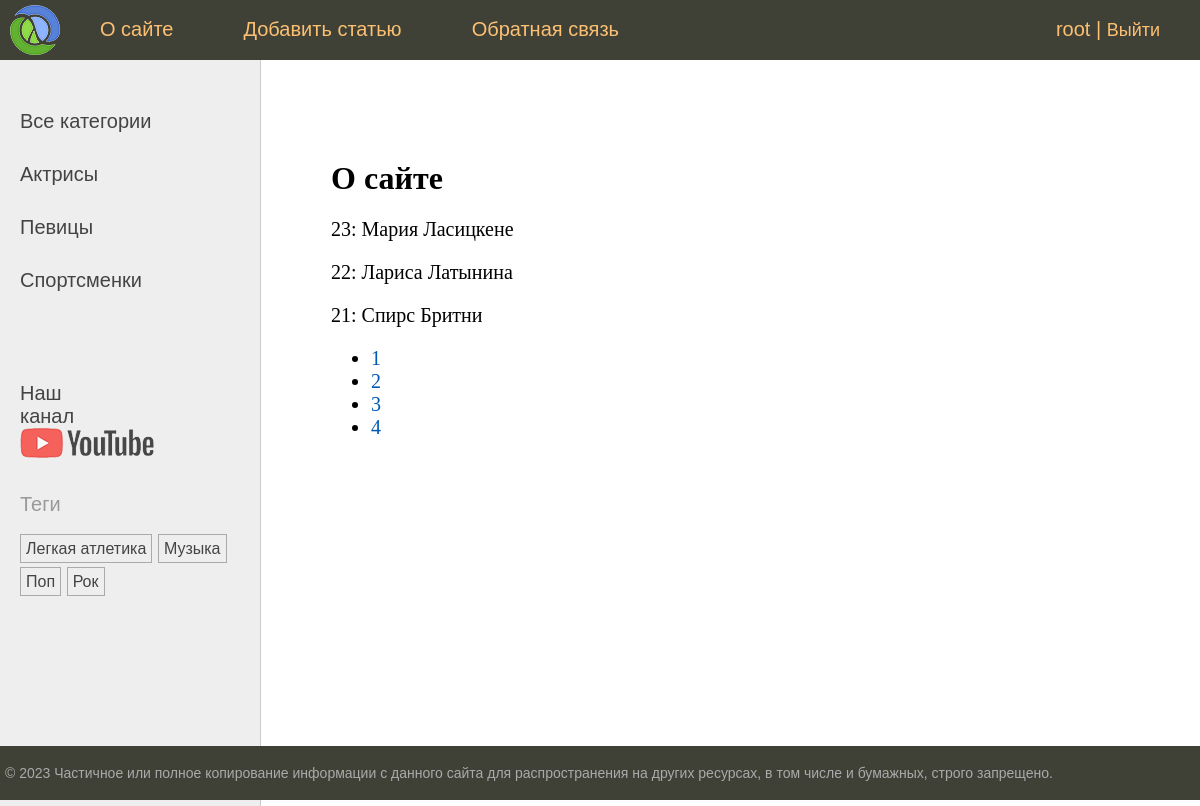
The page /about/ (signed in) on the database as committed earlier.
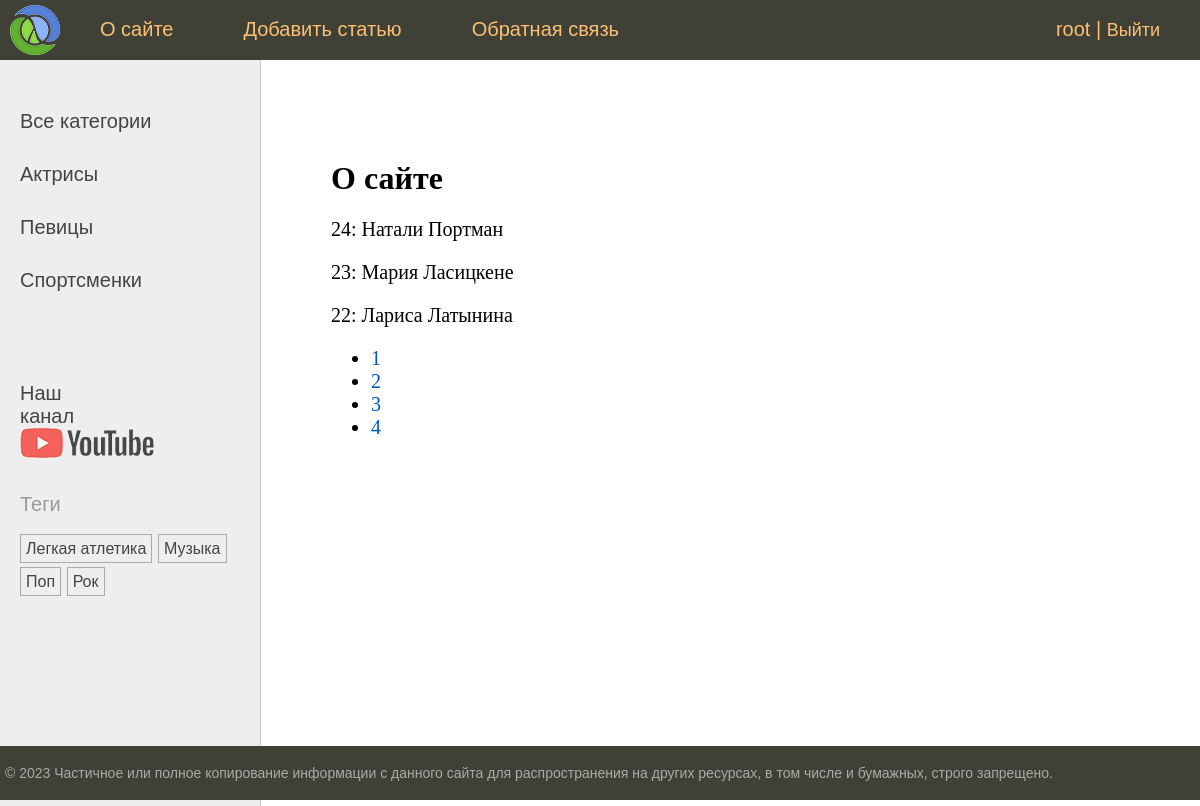
The same page on the database as committed later.
### women/models.py (models this page shows, shortened)
class Category(models.Model):
    name = models.CharField(
        max_length=100,
        db_index=True,
        verbose_name='Категория'
    )
    slug = models.SlugField(
        max_length=255,
        unique=True,
        db_index=True,
        verbose_name='Slug'
    )
    class Meta:
        verbose_name = 'Категория'
        verbose_name_plural = 'Категории'
    def get_absolute_url(self):
        return reverse("category", kwargs={"cat_slug": self.slug})

class TagPost(models.Model):
    tag = models.CharField(
        max_length=100,
        db_index=True
    )
    slug = models.SlugField(
        max_length=255,
        unique=True,
        db_index=True
    )
    def get_absolute_url(self):
        return reverse('tag', kwargs={'tag_slug': self.slug})

class Women(models.Model):
    class Status(models.IntegerChoices):
        DRAFT = (0, 'Черновик',)
        PUBLISHED = (1, 'Опубликована',)
    title = models.CharField(
        max_length=255,
        verbose_name='Заголовок'
    )
    slug = models.SlugField(
        max_length=255,
        unique=True,
        db_index=True,
        verbose_name='Slug',
        validators=[
            MinLengthValidator(
                limit_value=5,
                message="Минимум 5 символов"
            ),
            MaxLengthValidator(
                limit_value=100,
                message="Максимум 100 символов"
            ),
        ],
    )
    photos = models.ImageField(
        upload_to="photos/%Y/%m/%d/",
        default=None,
        blank=True,
        null=True,
        verbose_name="Фото"
    )
    content = models.TextField(
        blank=True,
        verbose_name='Текст статьи'
    )
    time_create = models.DateTimeField(
        auto_now_add=True,
        verbose_name='Время создания'
    )
    time_update = models.DateTimeField(
        auto_now=True,
        verbose_name='Время обновления'
    )
    is_published = models.BooleanField(
        choices=tuple(map(lambda x: (bool(x[0]), x[1]), Status.choices)),
        default=Status.PUBLISHED,
        verbose_name='Статус'
    )
    cat = models.ForeignKey(
        'Category',
        on_delete=models.PROTECT,
        related_name='posts',
        verbose_name='Категория'
    )
    tags = models.ManyToManyField(
        'TagPost',
        blank=True,
        related_name='tags',
        verbose_name='Теги'
    )
    husband = models.OneToOneField(
        'Husband',
        on_delete=models.SET_NULL,
        null=True,
        blank=True,
        related_name='wom',
        verbose_name='Муж'
    )
    author = models.ForeignKey(
        get_user_model(),
        on_delete=models.SET_NULL,
        related_name="posts",
        null=True,
        default=None
    )
    objects = models.Manager()
    published = PublishedManager()
    class Meta:
        verbose_name = 'Известные женщины'
        verbose_name_plural = 'Известные женщины'
        ordering = ['-time_create']
        indexes = [
            models.Index(fields=['-time_create'])
        ]

### women/views.py (the view)
# urls.py: path('about/', views.about, name='about'),
@login_required
def about(request: HttpRequest):
    contact_list = Women.objects.all()
    paginator = Paginator(contact_list, 3)
    page_number = request.GET.get("page")
    page_obj = paginator.get_page(page_number)
    return render(request, 'women/about.html', {
        "title": "О сайте",
        "page_obj": page_obj
    })

### users/context_processors.py (called while the page is built)
def get_women_context(request):
    return {"main_menu": menu}

### women/templatetags/women_tags.py (called while the page is built)
@register.inclusion_tag('women/list_categories.html')
def show_categories(cat_selected=0):
    cats = Category.objects.annotate(total=Count('posts')).filter(total__gt=0)
    return {'cats': cats, "cat_selected": cat_selected}

@register.inclusion_tag('women/list_tags.html')
def show_all_tags(cat_selected=0):
    tags = TagPost.objects.annotate(total=Count('tags')).filter(total__gt=0)
    return {'tags': tags}

### women/templates/women/about.html
{% extends 'base.html' %}
{% block content %}
<h1>{{title}}</h1>
{% for item in page_obj %}
<p>{{ item.pk }}: {{ item.title }}</p>
{% endfor %}
<nav>
    <ul>
        {% for p in page_obj.paginator.page_range %}
        <li>
            <a href="?page={{ p }}">{{ p }}</a>
        </li>
        {% endfor %}
    </ul>
</nav>
{% endblock %}

### templates/base.html (shortened to what this page needs)
{% load static %} {% load women_tags %}
<!DOCTYPE html>
<html>
  <head>
    <link
      type="text/css"
      href="{% static 'women/css/styles.css' %}"
      rel="stylesheet"
    />
  </head>
  <body>
    <table class="table-page" border="0" cellpadding="0" cellspacing="0">
      <tr>
        <td valign="top">
          {% block mainmenu %}
          <div class="header">
            <ul id="mainmenu" class="mainmenu">
              <li class="logo">
                <a href="{% url 'home' %}"><div class="logo"></div></a>
              </li>
              {% for m in main_menu %}
              <li>
                <a href="{% url m.urlpath %}">{{m.title}}</a>
              </li>
              {% endfor %} {% if user.is_authenticated %}
              <li class="last">
                <a href="{% url 'users:profile' %}">{{ user.username }}</a> |
                <form
                  action="{% url 'users:logout' %}"
                  method="post"
                  style="display: inline"
                >
                  <button
                    style="
                      background: none;
                      font-size: 18px;
                      border: none;
                      padding: 0;
                      color: #fdc073;
                      cursor: pointer;
                    "
                  >
                    Выйти
                  </button>
                </form>
              </li>
              {% else %}
              <li class="last">
                <a href="{% url 'users:login' %}">Войти</a> |
                <a href="{% url 'users:register' %}">Регистрация</a>
              </li>
              {% endif %}
            </ul>
          </div>
          {% endblock mainmenu %}
          <table
            class="table-content"
            border="0"
            cellpadding="0"
            cellspacing="0"
          >
            <tr>
              <td valign="top" class="left-chapters">
                <ul id="leftchapters">
                  {% if cat_selected == 0 %}
                  <li class="selected">Все категории</li>
                  {% else %}
                  <li><a href="{% url 'home' %}">Все категории</a></li>
                  {% endif %} {% show_categories cat_selected%}
                  <li class="share">
                    <p>Наш канал</p>
                    <a
                      class="share-yt"
                      href="https://www.youtube.com/channel/UClJzWfGWuGJL2t-3dYKcHTA/playlists"
                      target="_blank"
                      rel="nofollow"
                    ></a>
                  </li>
                  <li>{% show_all_tags %}</li>
                </ul>
              </td>
              <td valign="top" class="content">
                <div class="content-text">
                  {% block content %} {% endblock %}
                </div>
              </td>
            </tr>
          </table>
        </td>
      </tr>
      <tr>
        <td valign="top">
          <div id="footer">
            <p>
              &copy; 2023 Частичное или полное копирование информации с данного
              сайта для распространения на других ресурсах, в том числе и
              бумажных, строго запрещено.
            </p>
          </div>
        </td>
      </tr>
    </table>
  </body>
</html>

### women/templates/women/list_categories.html
{% for cat in cats   %}
{% if cat.id == cat_selected %}
<li class="selected">{{ cat.name }}</li>
{% else %}
<li><a href="{{ cat.get_absolute_url }}">{{  cat.name }}</li>
{% endif %}
{% endfor %}

### women/templates/women/list_tags.html (shortened to what this page needs)
{% if tags %}
    <p>Теги</p>
    <ul class="tags-list">
        {% for t in tags %}
        <li><a href="{{ t.get_absolute_url }}">{{ t.tag }}</a></li>
        {% endfor %}
    </ul>
{% endif %}

Rows that differ between the two databases and show on the page:
no longer on this page (row unchanged): Women: pk "21", title "Спирс Бритни"
added Women: pk "24", title "Натали Портман"
